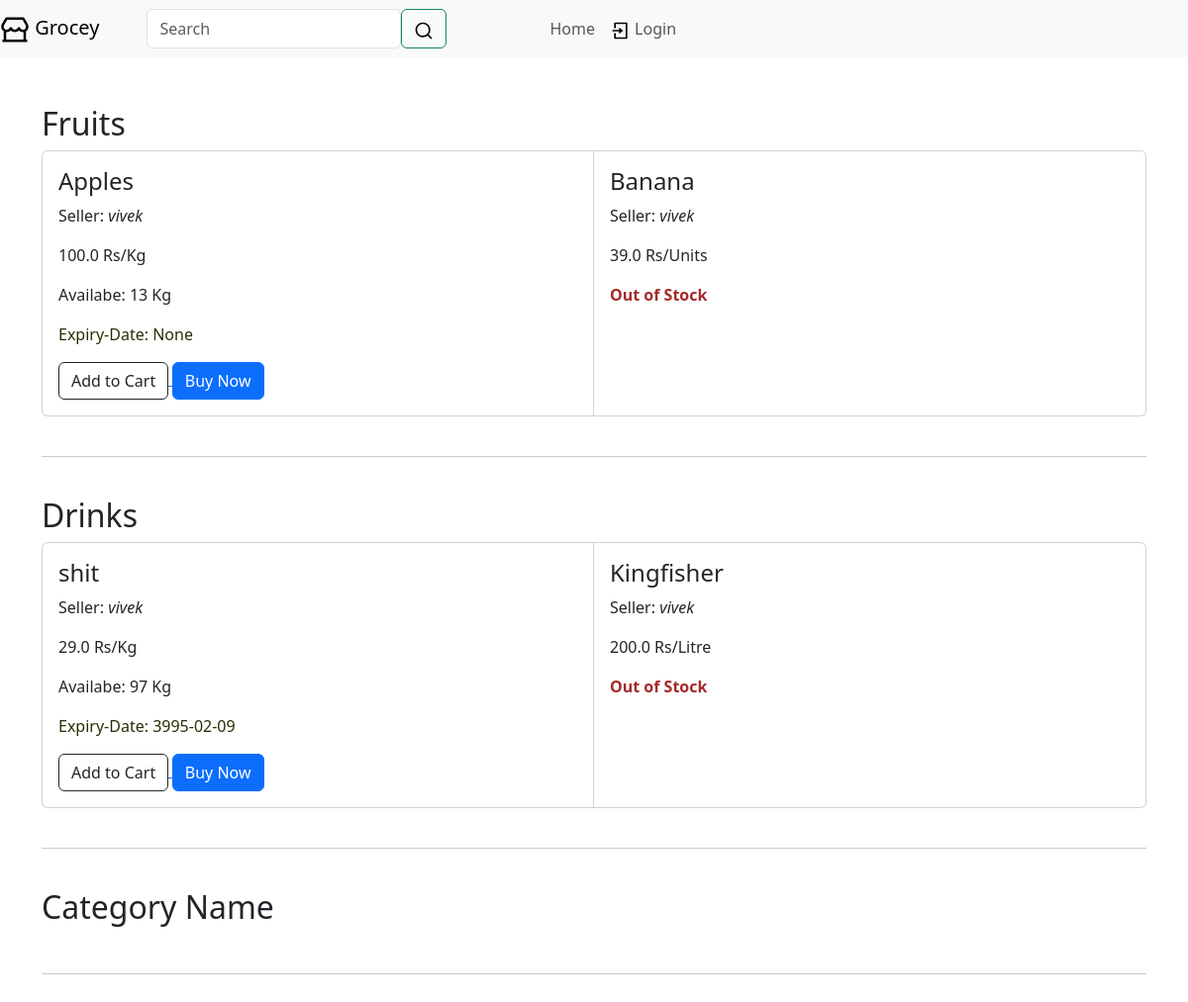
The page / on the database its author committed.
### website/web_models.py (models this page shows)
class Category(db.Model):
    id = db.Column(db.Integer, primary_key=True)
    name = db.Column(db.String(30), nullable=False)
    seller_id = db.Column(db.Integer, db.ForeignKey('user.id'), nullable=False)
    products = db.relationship('Product', passive_deletes=True, backref='category')
    orders = db.relationship('Order')
    cart = db.relationship('Cart')

class Product(db.Model):
    id = db.Column(db.Integer, primary_key=True)
    name = db.Column(db.String(30), nullable=False)
    unit = db.Column(db.String(30))
    price = db.Column(db.Float, nullable=False)
    quantity = db.Column(db.Integer, nullable=False)
    expiry_date = db.Column(db.String(40), nullable=False)
    listing_time = db.Column(db.DateTime, nullable=False, default=func.now())
    category_id = db.Column(db.Integer, db.ForeignKey('category.id'), nullable=False)
    seller_id = db.Column(db.Integer, db.ForeignKey('user.id'))
    orders = db.relationship('Order', backref='product')
    carts = db.relationship('Cart', backref='product')

class User(db.Model, UserMixin):
    id = db.Column(db.Integer, primary_key=True)
    user_name = db.Column(db.String(30), unique=True, nullable=False)
    password = db.Column(db.String(30))
    is_seller = db.Column(db.Boolean, default=False)
    categories = db.relationship('Category')
    orders = db.relationship('Order')
    carts = db.relationship('Cart')
    products = db.relationship('Product', backref='seller')

### website/web_controllers.py (the view)
@views.route('/')
def home():
    if current_user.is_authenticated and current_user.is_seller:
        return redirect(url_for('web_views.sell'))
    users = User.query.filter_by(is_seller=1).all()
    categories = {}
    cats = Category.query.filter_by(seller_id=users[0].id)
    for a in cats:
        categories[a] = Product.query.filter_by(category_id=a.id).order_by(Product.listing_time.desc())
    return render_template("home.html", app_name=app_name, categories=categories)

### website/templates/home.html (shortened to what this page needs)
{% extends "web_base.html" %}
{% block content %}
<br>
<br>
    {% for cat in categories.keys() %}
        <li class="list-group-item d-flex justify-content-between">
            <h2>{{ cat.name }} </h2>
        </li>
        <div class="card-group card-group-scroll card_group">
            {% for prod in categories[cat] %}
            <div class="card">
                <div class="card-body">
                    <h4 class="card-title">{{ prod.name }}</h4>
                    <p>Seller: <i>{{ prod.seller.user_name }}</i></p>
                    <p> {{ prod.price }} Rs/{{ prod.unit }}</p>
                    {% if prod.quantity > 0 %}
                        <p> Availabe: {{ prod.quantity }} {{ prod.unit }}</p>
                        <p style="color: rgb(43, 46, 0);"> Expiry-Date: {{ prod.expiry_date }}</p>
                        <small class="w-10">
                            <a href="/add-to-cart/{{ prod.id }}">
                                <button class="btn btn-outline-dark">Add to Cart</button>
                            </a>
                            <a href="/order/{{ prod.id }}">
                            <button class="btn btn-primary">Buy Now</button>
                            </a>
                        </small>
                    {% else %}
                        <b style="color: brown;">Out of Stock</b>
                    {% endif %}
                </div>
            </div>
            {% endfor %}
        </div>
        <br>
        <hr>
        <br>
    {% endfor %}
{% endblock %}

### website/templates/web_base.html (shortened to what this page needs)
<!doctype html>
<html lang="en">
    <head>
        <link href="https://cdn.jsdelivr.net/npm/bootstrap@5.3.0/dist/css/bootstrap.min.css" rel="stylesheet">
    </head>
    <body>
        <header class="navbar navbar-expand-sm navbar-light bg-light">
            <a href="/" class="nav-item nav-link navbar-brand me-auto">
                {{ app_name }}
            </a>
            <div class="collapse navbar-collapse" id="navbar">
                <div class="navbar-nav">
                    <form class="navbar-nav mx-5" action="{{ url_for('web_views.search') }}" method="POST" >
                        <input class="form-control" required name="search" type="search" placeholder="Search" aria-label="Search">
                        <button class="btn btn-outline-success" type="submit"></button>
                    </form>
                    <ul class="navbar-nav ms-5">
                        <li class="nav-item">
                            <a href="/" class="nav-link">Home</a>
                        </li>
                        {% if current_user.is_authenticated %}
                            <li class="nav-item dropdown">
                                <a class="nav-link dropdown-toggle" href="#" id="navbarDarkDropdownMenuLink" data-bs-toggle="dropdown" aria-expanded="false">
                                My Account
                                </a>
                                <ul class="dropdown-menu" aria-labelledby="navbarDarkDropdownMenuLink">
                                    {% if not current_user.is_seller %}
                                        <li><a class="dropdown-item" href="/orders">Orders</a></li>
                                    {% endif %}
                                    <li><a class="dropdown-item" href="/log-out">
                                        <svg xmlns="http://www.w3.org/2000/svg" width="20" viewBox="0 0 24 24"><path d="M5 22C4.44772 22 4 21.5523 4 21V3C4 2.44772 4.44772 2 5 2H19C19.5523 2 20 2.44772 20 3V6H18V4H6V20H18V18H20V21C20 21.5523 19.5523 22 19 22H5ZM18 16V13H11V11H18V8L23 12L18 16Z"></path></svg>
                                        Log-out</a></li>
                                </ul>
                                {% if current_user.is_seller %}
                                    <li class="nav-item">
                                        <a href="/" class="nav-link">Summary</a>
                                    </li>
                                {% else %}
                                    <li class="nav-item">
                                        <a href="/cart" class="nav-link">
                                            <svg xmlns="http://www.w3.org/2000/svg" width="20" viewBox="0 0 24 24"><path d="M4.00488 16V4H2.00488V2H5.00488C5.55717 2 6.00488 2.44772 6.00488 3V15H18.4433L20.4433 7H8.00488V5H21.7241C22.2764 5 22.7241 5.44772 22.7241 6C22.7241 6.08176 22.7141 6.16322 22.6942 6.24254L20.1942 16.2425C20.083 16.6877 19.683 17 19.2241 17H5.00488C4.4526 17 4.00488 16.5523 4.00488 16ZM6.00488 23C4.90031 23 4.00488 22.1046 4.00488 21C4.00488 19.8954 4.90031 19 6.00488 19C7.10945 19 8.00488 19.8954 8.00488 21C8.00488 22.1046 7.10945 23 6.00488 23ZM18.0049 23C16.9003 23 16.0049 22.1046 16.0049 21C16.0049 19.8954 16.9003 19 18.0049 19C19.1095 19 20.0049 19.8954 20.0049 21C20.0049 22.1046 19.1095 23 18.0049 23Z"></path></svg>
                                            Cart</a>
                                    </li>
                                {% endif %}
                            </li>
                        {% else %}
                            <li class="nav-item">
                                <a href="/login" class="nav-link">
                                    <svg xmlns="http://www.w3.org/2000/svg" width="20" viewBox="0 0 24 24"><path d="M4 15H6V20H18V4H6V9H4V3C4 2.44772 4.44772 2 5 2H19C19.5523 2 20 2.44772 20 3V21C20 21.5523 19.5523 22 19 22H5C4.44772 22 4 21.5523 4 21V15ZM10 11V8L15 12L10 16V13H2V11H10Z"></path></svg>
                                    Login</a>
                            </li>
                        {% endif %}
                    </ul>
                </div>
            </div>
        </header>
        <div class="container">
            {% block content %}
            {% endblock %}
        </div>
    </body>
</html>

### website/templates/home.html (style rules this page uses)
@media (min-width: 576px) { .card-group.card-group-scroll { overflow-x: auto; flex-wrap: nowrap; } }
.card-group.card-group-scroll > .card { flex-basis: 35%; }

### rows shown on the page
Category: name "Fruits"
Product: name "Apples", seller.user_name "vivek", price "100.0", unit "Kg", quantity "13", expiry_date "None"
Product: name "Banana", seller.user_name "vivek", price "39.0", unit "Units", quantity "Out of Stock"
Category: name "Drinks"
Product: name "shit", seller.user_name "vivek", price "29.0", unit "Kg", quantity "97", expiry_date "3995-02-09"
Product: name "Kingfisher", seller.user_name "vivek", price "200.0", unit "Litre", quantity "Out of Stock"
Category: name "Category Name"

### other values the page prints
{{ app_name }} "Grocey"
